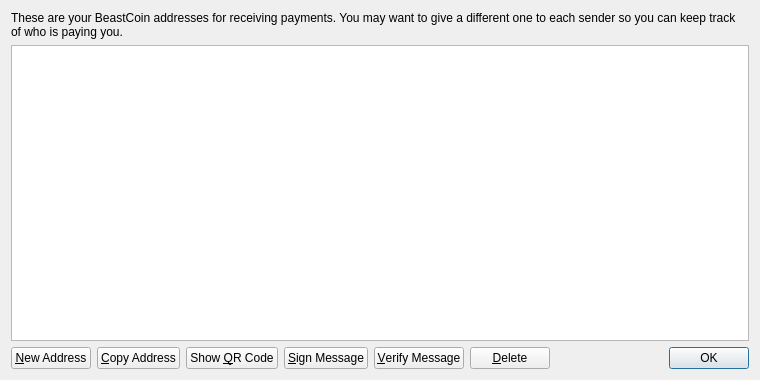
<?xml version="1.0" encoding="UTF-8"?>
<ui version="4.0">
 <class>AddressBookPage</class>
 <widget class="QWidget" name="AddressBookPage">
  <property name="geometry">
   <rect>
    <x>0</x>
    <y>0</y>
    <width>760</width>
    <height>380</height>
   </rect>
  </property>
  <property name="windowTitle">
   <string>Address Book</string>
  </property>
  <layout class="QVBoxLayout" name="verticalLayout">
   <item>
    <widget class="QLabel" name="labelExplanation">
     <property name="text">
      <string>These are your BeastCoin addresses for receiving payments. You may want to give a different one to each sender so you can keep track of who is paying you.</string>
     </property>
     <property name="textFormat">
      <enum>Qt::PlainText</enum>
     </property>
     <property name="wordWrap">
      <bool>true</bool>
     </property>
    </widget>
   </item>
   <item>
    <widget class="QTableView" name="tableView">
     <property name="contextMenuPolicy">
      <enum>Qt::CustomContextMenu</enum>
     </property>
     <property name="toolTip">
      <string>Double-click to edit address or label</string>
     </property>
     <property name="tabKeyNavigation">
      <bool>false</bool>
     </property>
     <property name="alternatingRowColors">
      <bool>true</bool>
     </property>
     <property name="selectionMode">
      <enum>QAbstractItemView::SingleSelection</enum>
     </property>
     <property name="selectionBehavior">
      <enum>QAbstractItemView::SelectRows</enum>
     </property>
     <property name="sortingEnabled">
      <bool>true</bool>
     </property>
     <attribute name="verticalHeaderVisible">
      <bool>false</bool>
     </attribute>
    </widget>
   </item>
   <item>
    <layout class="QHBoxLayout" name="horizontalLayout">
     <item>
      <widget class="QPushButton" name="newAddressButton">
       <property name="toolTip">
        <string>Create a new address</string>
       </property>
       <property name="text">
        <string>&amp;New Address</string>
       </property>
       <property name="icon">
        <iconset resource="../bitcoin.qrc">
         <normaloff>:/icons/add</normaloff>:/icons/add</iconset>
       </property>
      </widget>
     </item>
     <item>
      <widget class="QPushButton" name="copyToClipboard">
       <property name="toolTip">
        <string>Copy the currently selected address to the system clipboard</string>
       </property>
       <property name="text">
        <string>&amp;Copy Address</string>
       </property>
       <property name="icon">
        <iconset resource="../bitcoin.qrc">
         <normaloff>:/icons/editcopy</normaloff>:/icons/editcopy</iconset>
       </property>
      </widget>
     </item>
     <item>
      <widget class="QPushButton" name="showQRCode">
       <property name="text">
        <string>Show &amp;QR Code</string>
       </property>
       <property name="icon">
        <iconset resource="../bitcoin.qrc">
         <normaloff>:/icons/qrcode</normaloff>:/icons/qrcode</iconset>
       </property>
      </widget>
     </item>
     <item>
      <widget class="QPushButton" name="signMessage">
       <property name="toolTip">
        <string>Sign a message to prove you own a Bitcoin address</string>
       </property>
       <property name="text">
        <string>&amp;Sign Message</string>
       </property>
       <property name="icon">
        <iconset resource="../bitcoin.qrc">
         <normaloff>:/icons/edit</normaloff>:/icons/edit</iconset>
       </property>
      </widget>
     </item>
     <item>
      <widget class="QPushButton" name="verifyMessage">
       <property name="toolTip">
        <string>Verify a message to ensure it was signed with a specified Bitcoin address</string>
       </property>
       <property name="text">
        <string>&amp;Verify Message</string>
       </property>
       <property name="icon">
        <iconset resource="../bitcoin.qrc">
         <normaloff>:/icons/transaction_0</normaloff>:/icons/transaction_0</iconset>
       </property>
      </widget>
     </item>
     <item>
      <widget class="QPushButton" name="deleteButton">
       <property name="toolTip">
        <string>Delete the currently selected address from the list. Only sending addresses can be deleted.</string>
       </property>
       <property name="text">
        <string>&amp;Delete</string>
       </property>
       <property name="icon">
        <iconset resource="../bitcoin.qrc">
         <normaloff>:/icons/remove</normaloff>:/icons/remove</iconset>
       </property>
      </widget>
     </item>
     <item>
      <spacer name="horizontalSpacer">
       <property name="orientation">
        <enum>Qt::Horizontal</enum>
       </property>
       <property name="sizeHint" stdset="0">
        <size>
         <width>40</width>
         <height>20</height>
        </size>
       </property>
      </spacer>
     </item>
     <item>
      <widget class="QDialogButtonBox" name="buttonBox">
       <property name="sizePolicy">
        <sizepolicy hsizetype="Maximum" vsizetype="Fixed">
         <horstretch>0</horstretch>
         <verstretch>0</verstretch>
        </sizepolicy>
       </property>
       <property name="standardButtons">
        <set>QDialogButtonBox::Ok</set>
       </property>
      </widget>
     </item>
    </layout>
   </item>
  </layout>
 </widget>
 <resources>
  <include location="../bitcoin.qrc"/>
 </resources>
 <connections/>
</ui>
